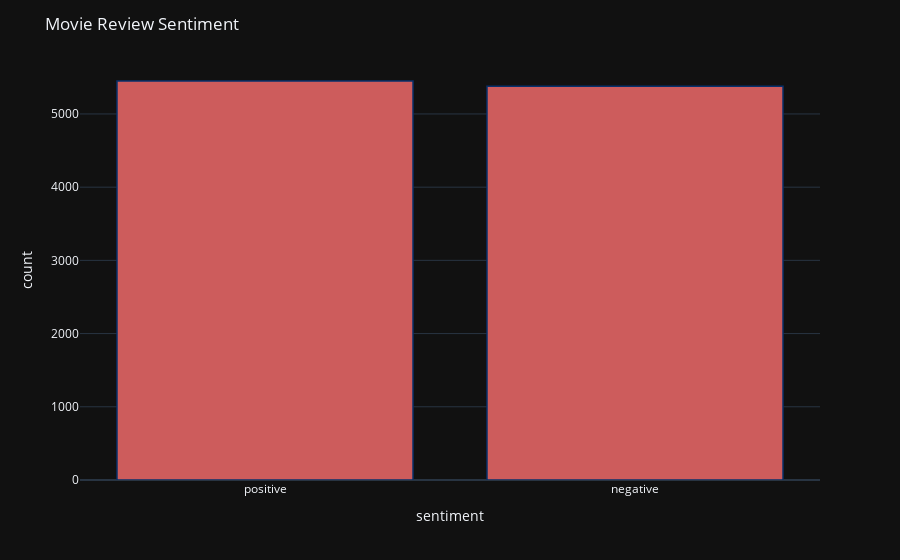

Notebook code for this chart:
### Markdown cell above
Next, I create my training labels for positive and the negative sentiments. I decided to treat every movie review with a rating of >3 as a positive review (and also positive sentiment) and every movie review with a rating of =<3 as a negative review (negative sentiment). That way we get around 5450 positive labels and 5379 negative labels.

### Code cell
movies['binarylabel'] = movies['rating'].apply(lambda rating: +1 if rating > 3 else 0)
movies.loc[movies['binarylabel'] == 0, 'sentiment'] = 'negative'
movies.loc[movies['binarylabel'] == 1, 'sentiment'] = 'positive'
fig = px.histogram(movies, x="sentiment")
fig.update_traces(marker_color="indianred", marker_line_color='rgb(8,48,107)',marker_line_width=1.5)
fig.update_layout(title_text='Movie Review Sentiment')
fig.write_image('./figs/review_sentiment_binary_distribution.png')
fig.show()

### Figure 1 — Plotly figure (JSON) as saved in the notebook; plotly's stock layout.template omitted (floating-point values rounded to 4 significant figures; data arrays with more than 128 entries replaced by an {"elided": "..."} marker saying what was removed)
{"data": [{"alignmentgroup": "True", "bingroup": "x", "hovertemplate": "sentiment=%{x}<br>count=%{y}<extra></extra>", "legendgroup": "", "marker": {"color": "indianred", "pattern": {"shape": ""}, "line": {"color": "rgb(8,48,107)", "width": 1.5}}, "name": "", "offsetgroup": "", "orientation": "v", "showlegend": false, "x": {"elided": "10829 str values"}, "xaxis": "x", "yaxis": "y", "type": "histogram"}], "layout": {"xaxis": {"anchor": "y", "domain": [0.0, 1.0], "title": {"text": "sentiment"}}, "yaxis": {"anchor": "x", "domain": [0.0, 1.0], "title": {"text": "count"}}, "legend": {"tracegroupgap": 0}, "margin": {"t": 60}, "barmode": "relative", "title": {"text": "Movie Review Sentiment"}}}
